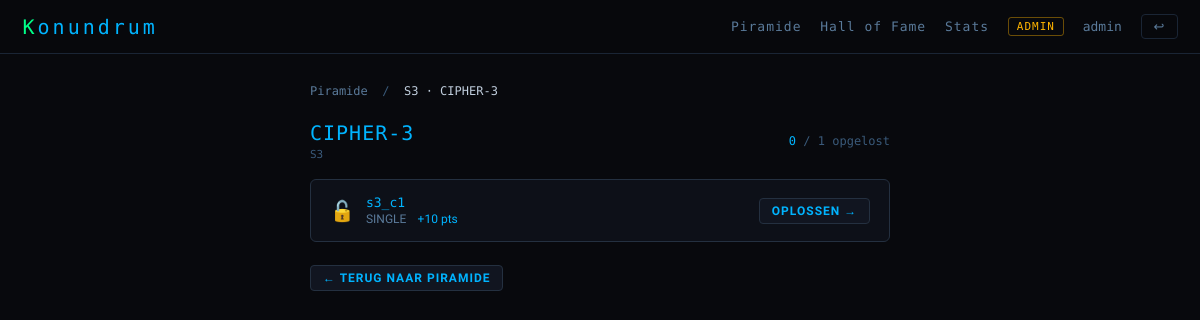
Before: /stone/3 (signed in) with the older database file.
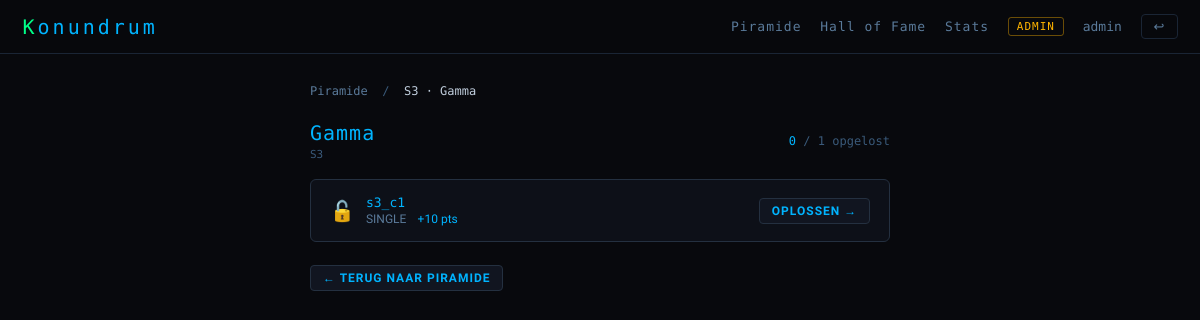
After: the same page with the newer database file.
### tables this page shows
CREATE TABLE stones (
            id           INTEGER PRIMARY KEY AUTOINCREMENT,
            name         TEXT UNIQUE NOT NULL,   -- bijv. S1
            label        TEXT NOT NULL,           -- weergavenaam op blok
            row          INTEGER NOT NULL,        -- 0 = onderste rij
            col          INTEGER NOT NULL,        -- positie in rij
            dependencies TEXT DEFAULT ''          -- komma-gescheiden stone.name waarden
        , home_content TEXT DEFAULT '');

### app.py (the view)
@app.route("/stone/<int:stone_id>")
@login_required
def stone_view(stone_id):
    user_id = session["user_id"]
    s = db.get_stone(stone_id)
    if not s: abort(404)
    if stone_id not in get_unlocked_ids(user_id):
        return redirect(url_for("pyramid"))
    challenges = db.get_challenges_safe(stone_id)
    solved     = db.get_solved_challenge_ids(user_id)
    completed  = db.get_completed_stone_ids(user_id)
    stone_done = stone_id in completed
    ch_meta = {}
    for c in challenges:
        final_locked = c["is_final"] and not is_final_unlocked(stone_id, user_id, c["id"])
        ch_meta[c["id"]] = {
            "attempts":    db.get_attempt_count(user_id, c["id"]),
            "final_locked": final_locked,
        }
    return render_template("stone.html", stone=s, challenges=challenges,
                           solved=solved, stone_done=stone_done, ch_meta=ch_meta)

### app.py (called while the page is built)
def login_required(f):
    @wraps(f)
    def inner(*args, **kwargs):
        if "user_id" not in session:
            return redirect(url_for("login"))
        return f(*args, **kwargs)
    return inner

def get_unlocked_ids(user_id):
    completed = db.get_completed_stone_ids(user_id)
    unlocked  = set()
    for stone in db.get_all_stones():
        deps = [d.strip() for d in (stone["dependencies"] or "").split(",") if d.strip()]
        dep_ids = set()
        for dep_name in deps:
            s = db.get_stone_by_name(dep_name)
            if s:
                dep_ids.add(s["id"])
        if dep_ids.issubset(completed):
            unlocked.add(stone["id"])
    return unlocked

### database.py (called while the page is built)
def get_db():
    conn = sqlite3.connect(DB_PATH)
    conn.row_factory = sqlite3.Row
    conn.execute("PRAGMA foreign_keys = ON")
    return conn

def get_all_stones():
    conn = get_db()
    try:
        return conn.execute("SELECT * FROM stones ORDER BY row,col").fetchall()
    finally:
        conn.close()

def get_stone(stone_id):
    conn = get_db()
    try:
        return conn.execute("SELECT * FROM stones WHERE id=?", (stone_id,)).fetchone()
    finally:
        conn.close()

### templates/stone.html (shortened to what this page needs)
{% extends "base.html" %}
{% block body %}
<div class="page-sm">
  <div class="bc">
    <a href="{{ url_for('pyramid') }}">Piramide</a> &nbsp;/&nbsp;
    <span>{{ stone.name }} · {{ stone.label }}</span>
  </div>
  <div class="flex-between" style="margin-bottom:1.25rem;">
    <div>
      <div style="font-family:var(--mono);font-size:20px;color:var(--blue);letter-spacing:1px;">
        {{ stone.label }}
      </div>
      <div style="font-family:var(--mono);font-size:11px;color:var(--dim);margin-top:3px;">
        {{ stone.name }}
      </div>
    </div>
    <div style="font-family:var(--mono);font-size:12px;color:var(--dim);text-align:right;">
      {% set done_count = namespace(v=0) %}
      {% for ch in challenges %}{% if ch.id in solved %}{% set done_count.v = done_count.v+1 %}{% endif %}{% endfor %}
      <span style="color:var(--blue)">{{ done_count.v }}</span> / {{ challenges|length }} opgelost
    </div>
  </div>
  <div style="display:flex;flex-direction:column;gap:.75rem;">
    {% for ch in challenges %}
      {% set is_solved = ch.id in solved %}
      {% set meta = ch_meta[ch.id] %}
      {% set locked = meta.final_locked %}
      <div style="background:var(--bg2);border:1px solid {% if is_solved %}rgba(0,255,136,.3){% elif locked %}var(--border){% else %}var(--border2){% endif %};border-radius:6px;padding:1rem 1.25rem;display:flex;align-items:center;justify-content:space-between;gap:1rem;">
        <div style="display:flex;align-items:center;gap:.75rem;flex:1;min-width:0;">
          <div style="font-size:20px;flex-shrink:0;">
            {% if is_solved %}✅{% elif locked %}🔒{% else %}🔓{% endif %}
          </div>
          <div style="min-width:0;">
            <div style="font-family:var(--mono);font-size:13px;color:{% if is_solved %}var(--green){% elif locked %}var(--dim){% else %}var(--blue){% endif %};">
              {{ ch.title or ch.slug }}
            </div>
            <div style="font-size:12px;color:var(--text-dim);margin-top:2px;display:flex;gap:.75rem;flex-wrap:wrap;">
              <span>
                {% if ch.is_final %}
                  <span style="color:var(--yellow)">★ NAME+CITY</span>
                  {% if locked %}<span style="color:var(--red)"> — los eerst andere sublevels op</span>{% endif %}
                {% else %}
                  SINGLE
                {% endif %}
              </span>
              <span style="color:var(--blue)">+{{ ch.points }} pts</span>
            </div>
          </div>
        </div>
        {% if not locked %}
          <a href="{{ url_for('challenge_view', slug=ch.slug) }}"
             class="btn btn-secondary btn-sm" style="flex-shrink:0;">
            {% if is_solved %}Bekijk{% else %}Oplossen →{% endif %}
          </a>
        {% endif %}
      </div>
    {% endfor %}
  </div>
  <div class="mt3">
    <a href="{{ url_for('pyramid') }}" class="btn btn-secondary btn-sm">← Terug naar piramide</a>
  </div>
</div>
{% endblock %}

Changed rows visible on the page:
changed stones: label "CIPHER-3" → "Gamma"
